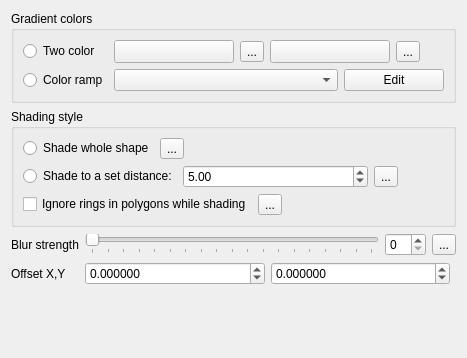
<?xml version="1.0" encoding="UTF-8"?>
<ui version="4.0">
 <class>WidgetShapeburstFill</class>
 <widget class="QWidget" name="WidgetShapeburstFill">
  <property name="geometry">
   <rect>
    <x>0</x>
    <y>0</y>
    <width>467</width>
    <height>358</height>
   </rect>
  </property>
  <property name="windowTitle">
   <string>Form</string>
  </property>
  <layout class="QGridLayout" name="gridLayout_2">
   <item row="3" column="1">
    <layout class="QHBoxLayout" name="horizontalLayout">
     <item>
      <widget class="QgsDoubleSpinBox" name="spinOffsetX">
       <property name="sizePolicy">
        <sizepolicy hsizetype="Minimum" vsizetype="Fixed">
         <horstretch>1</horstretch>
         <verstretch>0</verstretch>
        </sizepolicy>
       </property>
       <property name="decimals">
        <number>6</number>
       </property>
       <property name="minimum">
        <double>-999.000000000000000</double>
       </property>
       <property name="maximum">
        <double>999.000000000000000</double>
       </property>
       <property name="singleStep">
        <double>0.200000000000000</double>
       </property>
      </widget>
     </item>
     <item>
      <widget class="QgsDoubleSpinBox" name="spinOffsetY">
       <property name="sizePolicy">
        <sizepolicy hsizetype="Minimum" vsizetype="Fixed">
         <horstretch>1</horstretch>
         <verstretch>0</verstretch>
        </sizepolicy>
       </property>
       <property name="decimals">
        <number>6</number>
       </property>
       <property name="minimum">
        <double>-999.000000000000000</double>
       </property>
       <property name="maximum">
        <double>999.000000000000000</double>
       </property>
       <property name="singleStep">
        <double>0.200000000000000</double>
       </property>
      </widget>
     </item>
     <item>
      <widget class="QgsUnitSelectionWidget" name="mOffsetUnitWidget" native="true"/>
     </item>
    </layout>
   </item>
   <item row="2" column="1">
    <layout class="QHBoxLayout" name="horizontalLayout_4">
     <item>
      <widget class="QSlider" name="mBlurSlider">
       <property name="maximum">
        <number>18</number>
       </property>
       <property name="pageStep">
        <number>3</number>
       </property>
       <property name="orientation">
        <enum>Qt::Horizontal</enum>
       </property>
       <property name="tickPosition">
        <enum>QSlider::TicksBelow</enum>
       </property>
       <property name="tickInterval">
        <number>1</number>
       </property>
      </widget>
     </item>
     <item>
      <widget class="QSpinBox" name="mSpinBlurRadius">
       <property name="sizePolicy">
        <sizepolicy hsizetype="Fixed" vsizetype="Fixed">
         <horstretch>1</horstretch>
         <verstretch>0</verstretch>
        </sizepolicy>
       </property>
       <property name="maximum">
        <number>18</number>
       </property>
      </widget>
     </item>
     <item>
      <widget class="QgsDataDefinedButton" name="mBlurRadiusDDBtn">
       <property name="text">
        <string>...</string>
       </property>
      </widget>
     </item>
    </layout>
   </item>
   <item row="0" column="0" colspan="2">
    <widget class="QGroupBox" name="mGradientTypeGroupBox">
     <property name="title">
      <string>Gradient colors</string>
     </property>
     <layout class="QGridLayout" name="gridLayout">
      <item row="0" column="0">
       <widget class="QRadioButton" name="radioTwoColor">
        <property name="text">
         <string>Two color</string>
        </property>
       </widget>
      </item>
      <item row="0" column="1">
       <layout class="QHBoxLayout" name="horizontalLayout_2">
        <item>
         <widget class="QgsColorButtonV2" name="btnChangeColor">
          <property name="minimumSize">
           <size>
            <width>120</width>
            <height>0</height>
           </size>
          </property>
          <property name="maximumSize">
           <size>
            <width>120</width>
            <height>16777215</height>
           </size>
          </property>
          <property name="text">
           <string/>
          </property>
         </widget>
        </item>
        <item>
         <widget class="QgsDataDefinedButton" name="mStartColorDDBtn">
          <property name="text">
           <string>...</string>
          </property>
         </widget>
        </item>
        <item>
         <widget class="QgsColorButtonV2" name="btnChangeColor2">
          <property name="minimumSize">
           <size>
            <width>120</width>
            <height>0</height>
           </size>
          </property>
          <property name="maximumSize">
           <size>
            <width>120</width>
            <height>16777215</height>
           </size>
          </property>
          <property name="text">
           <string/>
          </property>
         </widget>
        </item>
        <item>
         <widget class="QgsDataDefinedButton" name="mEndColorDDBtn">
          <property name="text">
           <string>...</string>
          </property>
         </widget>
        </item>
        <item>
         <spacer name="horizontalSpacer">
          <property name="orientation">
           <enum>Qt::Horizontal</enum>
          </property>
          <property name="sizeHint" stdset="0">
           <size>
            <width>40</width>
            <height>20</height>
           </size>
          </property>
         </spacer>
        </item>
       </layout>
      </item>
      <item row="1" column="0">
       <widget class="QRadioButton" name="radioColorRamp">
        <property name="text">
         <string>Color ramp</string>
        </property>
       </widget>
      </item>
      <item row="1" column="1">
       <layout class="QHBoxLayout" name="horizontalLayout_8">
        <item>
         <widget class="QgsColorRampComboBox" name="cboGradientColorRamp"/>
        </item>
        <item>
         <widget class="QPushButton" name="mButtonEditRamp">
          <property name="maximumSize">
           <size>
            <width>100</width>
            <height>16777215</height>
           </size>
          </property>
          <property name="text">
           <string>Edit</string>
          </property>
         </widget>
        </item>
       </layout>
      </item>
     </layout>
    </widget>
   </item>
   <item row="4" column="0">
    <spacer name="verticalSpacer">
     <property name="orientation">
      <enum>Qt::Vertical</enum>
     </property>
     <property name="sizeHint" stdset="0">
      <size>
       <width>20</width>
       <height>40</height>
      </size>
     </property>
    </spacer>
   </item>
   <item row="3" column="0">
    <widget class="QLabel" name="label_6">
     <property name="text">
      <string>Offset X,Y</string>
     </property>
    </widget>
   </item>
   <item row="2" column="0">
    <widget class="QLabel" name="label">
     <property name="text">
      <string>Blur strength</string>
     </property>
    </widget>
   </item>
   <item row="1" column="0" colspan="2">
    <widget class="QGroupBox" name="mShadeDistanceGroupBox">
     <property name="title">
      <string>Shading style</string>
     </property>
     <layout class="QVBoxLayout" name="verticalLayout">
      <item>
       <layout class="QHBoxLayout" name="horizontalLayout_5">
        <item>
         <widget class="QRadioButton" name="mRadioUseWholeShape">
          <property name="text">
           <string>Shade whole shape</string>
          </property>
         </widget>
        </item>
        <item>
         <widget class="QgsDataDefinedButton" name="mShadeWholeShapeDDBtn">
          <property name="text">
           <string>...</string>
          </property>
         </widget>
        </item>
        <item>
         <spacer name="horizontalSpacer_2">
          <property name="orientation">
           <enum>Qt::Horizontal</enum>
          </property>
          <property name="sizeHint" stdset="0">
           <size>
            <width>40</width>
            <height>20</height>
           </size>
          </property>
         </spacer>
        </item>
       </layout>
      </item>
      <item>
       <layout class="QHBoxLayout" name="horizontalLayout_3">
        <property name="spacing">
         <number>6</number>
        </property>
        <item>
         <widget class="QRadioButton" name="mRadioUseMaxDistance">
          <property name="text">
           <string>Shade to a set distance:</string>
          </property>
         </widget>
        </item>
        <item>
         <widget class="QgsDoubleSpinBox" name="mSpinMaxDistance">
          <property name="sizePolicy">
           <sizepolicy hsizetype="Minimum" vsizetype="Fixed">
            <horstretch>1</horstretch>
            <verstretch>0</verstretch>
           </sizepolicy>
          </property>
          <property name="maximum">
           <double>999999999.000000000000000</double>
          </property>
          <property name="value">
           <double>5.000000000000000</double>
          </property>
          <property name="showClearButton" stdset="0">
           <bool>false</bool>
          </property>
         </widget>
        </item>
        <item>
         <widget class="QgsDataDefinedButton" name="mShadeDistanceDDBtn">
          <property name="text">
           <string>...</string>
          </property>
         </widget>
        </item>
        <item>
         <spacer name="horizontalSpacer_3">
          <property name="orientation">
           <enum>Qt::Horizontal</enum>
          </property>
          <property name="sizeHint" stdset="0">
           <size>
            <width>40</width>
            <height>20</height>
           </size>
          </property>
         </spacer>
        </item>
        <item>
         <widget class="QgsUnitSelectionWidget" name="mDistanceUnitWidget" native="true">
          <property name="minimumSize">
           <size>
            <width>0</width>
            <height>0</height>
           </size>
          </property>
         </widget>
        </item>
       </layout>
      </item>
      <item>
       <layout class="QHBoxLayout" name="horizontalLayout_6">
        <item>
         <widget class="QCheckBox" name="mIgnoreRingsCheckBox">
          <property name="text">
           <string>Ignore rings in polygons while shading</string>
          </property>
         </widget>
        </item>
        <item>
         <widget class="QgsDataDefinedButton" name="mIgnoreRingsDDBtn">
          <property name="text">
           <string>...</string>
          </property>
         </widget>
        </item>
        <item>
         <spacer name="horizontalSpacer_4">
          <property name="orientation">
           <enum>Qt::Horizontal</enum>
          </property>
          <property name="sizeHint" stdset="0">
           <size>
            <width>40</width>
            <height>20</height>
           </size>
          </property>
         </spacer>
        </item>
       </layout>
      </item>
     </layout>
    </widget>
   </item>
  </layout>
 </widget>
 <customwidgets>
  <customwidget>
   <class>QgsColorButtonV2</class>
   <extends>QToolButton</extends>
   <header>qgscolorbuttonv2.h</header>
   <container>1</container>
  </customwidget>
  <customwidget>
   <class>QgsDoubleSpinBox</class>
   <extends>QDoubleSpinBox</extends>
   <header>qgsdoublespinbox.h</header>
  </customwidget>
  <customwidget>
   <class>QgsUnitSelectionWidget</class>
   <extends>QWidget</extends>
   <header>qgsunitselectionwidget.h</header>
   <container>1</container>
  </customwidget>
  <customwidget>
   <class>QgsDataDefinedButton</class>
   <extends>QToolButton</extends>
   <header>qgsdatadefinedbutton.h</header>
  </customwidget>
  <customwidget>
   <class>QgsColorRampComboBox</class>
   <extends>QComboBox</extends>
   <header>qgscolorrampcombobox.h</header>
  </customwidget>
 </customwidgets>
 <tabstops>
  <tabstop>radioTwoColor</tabstop>
  <tabstop>btnChangeColor</tabstop>
  <tabstop>mStartColorDDBtn</tabstop>
  <tabstop>btnChangeColor2</tabstop>
  <tabstop>mEndColorDDBtn</tabstop>
  <tabstop>radioColorRamp</tabstop>
  <tabstop>cboGradientColorRamp</tabstop>
  <tabstop>mButtonEditRamp</tabstop>
  <tabstop>mRadioUseWholeShape</tabstop>
  <tabstop>mShadeWholeShapeDDBtn</tabstop>
  <tabstop>mRadioUseMaxDistance</tabstop>
  <tabstop>mSpinMaxDistance</tabstop>
  <tabstop>mShadeDistanceDDBtn</tabstop>
  <tabstop>mIgnoreRingsCheckBox</tabstop>
  <tabstop>mIgnoreRingsDDBtn</tabstop>
  <tabstop>mBlurSlider</tabstop>
  <tabstop>mSpinBlurRadius</tabstop>
  <tabstop>mBlurRadiusDDBtn</tabstop>
  <tabstop>spinOffsetX</tabstop>
  <tabstop>spinOffsetY</tabstop>
 </tabstops>
 <resources/>
 <connections>
  <connection>
   <sender>mRadioUseMaxDistance</sender>
   <signal>toggled(bool)</signal>
   <receiver>mSpinMaxDistance</receiver>
   <slot>setEnabled(bool)</slot>
   <hints>
    <hint type="sourcelabel">
     <x>115</x>
     <y>160</y>
    </hint>
    <hint type="destinationlabel">
     <x>284</x>
     <y>163</y>
    </hint>
   </hints>
  </connection>
  <connection>
   <sender>radioTwoColor</sender>
   <signal>toggled(bool)</signal>
   <receiver>btnChangeColor</receiver>
   <slot>setEnabled(bool)</slot>
   <hints>
    <hint type="sourcelabel">
     <x>67</x>
     <y>40</y>
    </hint>
    <hint type="destinationlabel">
     <x>179</x>
     <y>43</y>
    </hint>
   </hints>
  </connection>
  <connection>
   <sender>radioTwoColor</sender>
   <signal>toggled(bool)</signal>
   <receiver>btnChangeColor2</receiver>
   <slot>setEnabled(bool)</slot>
   <hints>
    <hint type="sourcelabel">
     <x>67</x>
     <y>40</y>
    </hint>
    <hint type="destinationlabel">
     <x>289</x>
     <y>43</y>
    </hint>
   </hints>
  </connection>
  <connection>
   <sender>radioColorRamp</sender>
   <signal>toggled(bool)</signal>
   <receiver>cboGradientColorRamp</receiver>
   <slot>setEnabled(bool)</slot>
   <hints>
    <hint type="sourcelabel">
     <x>72</x>
     <y>80</y>
    </hint>
    <hint type="destinationlabel">
     <x>301</x>
     <y>83</y>
    </hint>
   </hints>
  </connection>
 </connections>
</ui>
